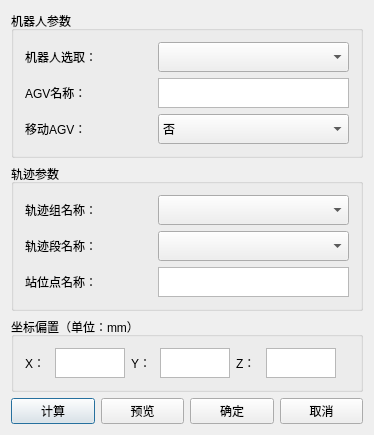
<?xml version="1.0" encoding="UTF-8"?>
<ui version="4.0">
 <class>posCalClass</class>
 <widget class="QDialog" name="posCalClass">
  <property name="geometry">
   <rect>
    <x>0</x>
    <y>0</y>
    <width>374</width>
    <height>360</height>
   </rect>
  </property>
  <property name="windowTitle">
   <string>posCal</string>
  </property>
  <property name="styleSheet">
   <string notr="true"/>
  </property>
  <layout class="QGridLayout" name="gridLayout_4">
   <item row="0" column="0">
    <layout class="QVBoxLayout" name="verticalLayout_3" stretch="4,4,2,1">
     <item>
      <widget class="QGroupBox" name="groupBox_2">
       <property name="title">
        <string>机器人参数</string>
       </property>
       <layout class="QGridLayout" name="gridLayout">
        <item row="0" column="0">
         <layout class="QVBoxLayout" name="verticalLayout">
          <item>
           <layout class="QHBoxLayout" name="horizontalLayout_2" stretch="4,6">
            <item>
             <widget class="QLabel" name="label">
              <property name="text">
               <string>机器人选取：</string>
              </property>
             </widget>
            </item>
            <item>
             <widget class="QComboBox" name="comboBox_1">
              <property name="minimumSize">
               <size>
                <width>0</width>
                <height>30</height>
               </size>
              </property>
             </widget>
            </item>
           </layout>
          </item>
          <item>
           <layout class="QHBoxLayout" name="horizontalLayout_6" stretch="4,6">
            <item>
             <widget class="QLabel" name="label_6">
              <property name="text">
               <string>AGV名称：</string>
              </property>
             </widget>
            </item>
            <item>
             <widget class="QTextBrowser" name="textBrowser">
              <property name="minimumSize">
               <size>
                <width>0</width>
                <height>30</height>
               </size>
              </property>
              <property name="maximumSize">
               <size>
                <width>16777215</width>
                <height>30</height>
               </size>
              </property>
             </widget>
            </item>
           </layout>
          </item>
          <item>
           <layout class="QHBoxLayout" name="horizontalLayout_4" stretch="4,6">
            <item>
             <widget class="QLabel" name="label_3">
              <property name="text">
               <string>移动AGV：</string>
              </property>
             </widget>
            </item>
            <item>
             <widget class="QComboBox" name="comboBox_4">
              <property name="minimumSize">
               <size>
                <width>0</width>
                <height>30</height>
               </size>
              </property>
              <property name="maximumSize">
               <size>
                <width>16777215</width>
                <height>30</height>
               </size>
              </property>
              <item>
               <property name="text">
                <string>否</string>
               </property>
              </item>
              <item>
               <property name="text">
                <string>是</string>
               </property>
              </item>
             </widget>
            </item>
           </layout>
          </item>
         </layout>
        </item>
       </layout>
      </widget>
     </item>
     <item>
      <widget class="QGroupBox" name="groupBox_3">
       <property name="title">
        <string>轨迹参数</string>
       </property>
       <layout class="QGridLayout" name="gridLayout_2">
        <item row="0" column="0">
         <layout class="QVBoxLayout" name="verticalLayout_2">
          <item>
           <layout class="QHBoxLayout" name="horizontalLayout_5" stretch="4,6">
            <item>
             <widget class="QLabel" name="label_4">
              <property name="text">
               <string>轨迹组名称：</string>
              </property>
             </widget>
            </item>
            <item>
             <widget class="QComboBox" name="comboBox_2">
              <property name="minimumSize">
               <size>
                <width>0</width>
                <height>30</height>
               </size>
              </property>
             </widget>
            </item>
           </layout>
          </item>
          <item>
           <layout class="QHBoxLayout" name="horizontalLayout_3" stretch="4,6">
            <item>
             <widget class="QLabel" name="label_2">
              <property name="text">
               <string>轨迹段名称：</string>
              </property>
             </widget>
            </item>
            <item>
             <widget class="QComboBox" name="comboBox_3">
              <property name="minimumSize">
               <size>
                <width>0</width>
                <height>30</height>
               </size>
              </property>
              <property name="maximumSize">
               <size>
                <width>16777215</width>
                <height>30</height>
               </size>
              </property>
             </widget>
            </item>
           </layout>
          </item>
          <item>
           <layout class="QHBoxLayout" name="horizontalLayout_7" stretch="4,6">
            <item>
             <widget class="QLabel" name="label_5">
              <property name="text">
               <string>站位点名称：</string>
              </property>
             </widget>
            </item>
            <item>
             <widget class="QTextEdit" name="textEdit">
              <property name="minimumSize">
               <size>
                <width>0</width>
                <height>30</height>
               </size>
              </property>
              <property name="maximumSize">
               <size>
                <width>16777215</width>
                <height>30</height>
               </size>
              </property>
             </widget>
            </item>
           </layout>
          </item>
         </layout>
        </item>
       </layout>
      </widget>
     </item>
     <item>
      <widget class="QGroupBox" name="groupBox">
       <property name="title">
        <string>坐标偏置（单位：mm）</string>
       </property>
       <layout class="QGridLayout" name="gridLayout_3">
        <item row="0" column="0">
         <layout class="QHBoxLayout" name="horizontalLayout_8">
          <item>
           <layout class="QHBoxLayout" name="horizontalLayout_11" stretch="2,6">
            <item>
             <widget class="QLabel" name="label_10">
              <property name="text">
               <string>X：</string>
              </property>
             </widget>
            </item>
            <item>
             <widget class="QTextEdit" name="textEdit_x">
              <property name="minimumSize">
               <size>
                <width>0</width>
                <height>30</height>
               </size>
              </property>
              <property name="maximumSize">
               <size>
                <width>16777215</width>
                <height>30</height>
               </size>
              </property>
             </widget>
            </item>
           </layout>
          </item>
          <item>
           <layout class="QHBoxLayout" name="horizontalLayout_9" stretch="2,6">
            <item>
             <widget class="QLabel" name="label_8">
              <property name="text">
               <string>Y：</string>
              </property>
             </widget>
            </item>
            <item>
             <widget class="QTextEdit" name="textEdit_y">
              <property name="minimumSize">
               <size>
                <width>0</width>
                <height>30</height>
               </size>
              </property>
              <property name="maximumSize">
               <size>
                <width>16777215</width>
                <height>30</height>
               </size>
              </property>
             </widget>
            </item>
           </layout>
          </item>
          <item>
           <layout class="QHBoxLayout" name="horizontalLayout_10" stretch="2,6">
            <item>
             <widget class="QLabel" name="label_9">
              <property name="text">
               <string>Z：</string>
              </property>
             </widget>
            </item>
            <item>
             <widget class="QTextEdit" name="textEdit_z">
              <property name="minimumSize">
               <size>
                <width>0</width>
                <height>30</height>
               </size>
              </property>
              <property name="maximumSize">
               <size>
                <width>16777215</width>
                <height>30</height>
               </size>
              </property>
             </widget>
            </item>
           </layout>
          </item>
         </layout>
        </item>
        <item row="0" column="1">
         <widget class="QLabel" name="label_12">
          <property name="text">
           <string/>
          </property>
         </widget>
        </item>
       </layout>
      </widget>
     </item>
     <item>
      <layout class="QHBoxLayout" name="horizontalLayout">
       <item>
        <widget class="QPushButton" name="pushButton_1">
         <property name="text">
          <string>计算</string>
         </property>
        </widget>
       </item>
       <item>
        <widget class="QPushButton" name="pushButton_2">
         <property name="text">
          <string>预览</string>
         </property>
        </widget>
       </item>
       <item>
        <widget class="QPushButton" name="pushButton_3">
         <property name="text">
          <string>确定</string>
         </property>
        </widget>
       </item>
       <item>
        <widget class="QPushButton" name="pushButton_4">
         <property name="text">
          <string>取消</string>
         </property>
        </widget>
       </item>
      </layout>
     </item>
    </layout>
   </item>
  </layout>
 </widget>
 <layoutdefault spacing="6" margin="11"/>
 <resources/>
 <connections/>
</ui>
